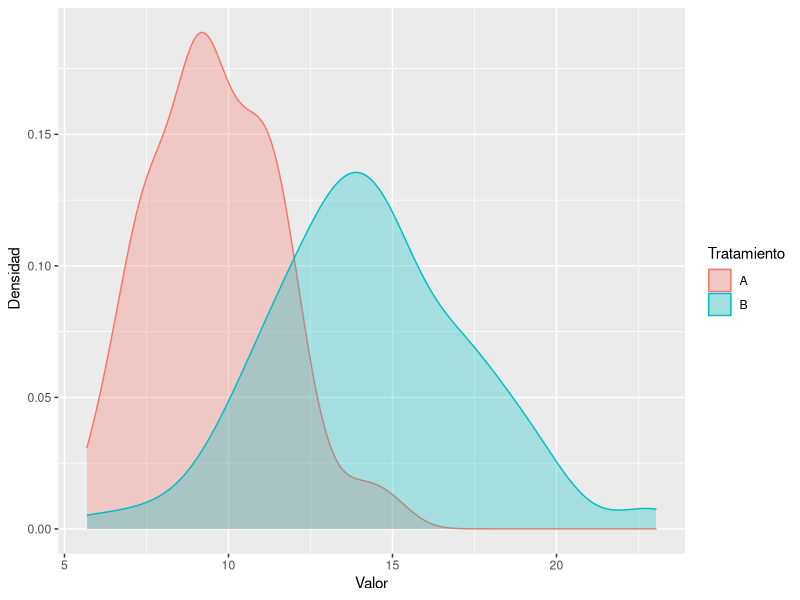
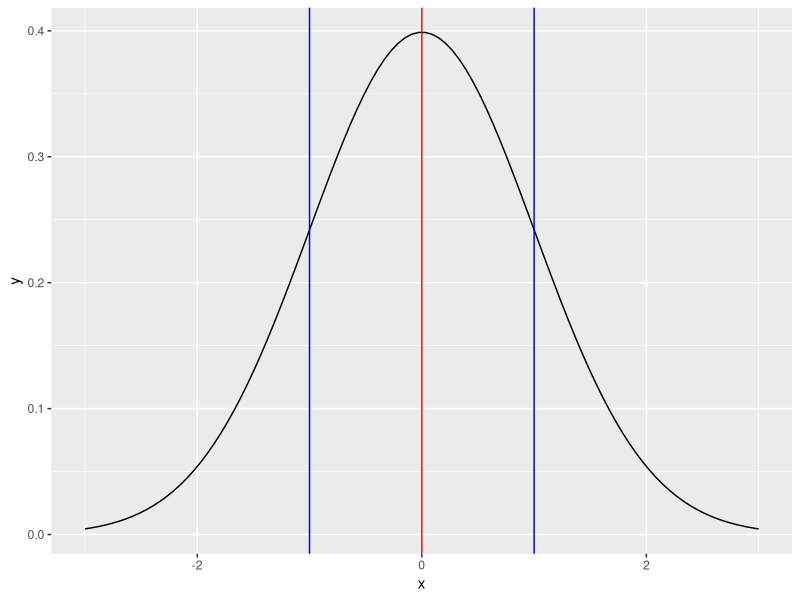

Write R code to recreate these figures, in order.
## ---- chunk 1
knitr::opts_chunk$set(echo = TRUE)
## ---- chunk 2
library(ggplot2)
df.1 <- data.frame(Tratamiento = rep(c("A", "B"), each = 100),
                   Valor = c(rnorm(100, 10, 2),
                             rnorm(100, 15, 3)))

ggplot(df.1) + geom_density(aes(Valor, fill = Tratamiento, colour = Tratamiento), alpha = 0.3) +
      labs(y = " Densidad")
## ---- chunk 3
library(ggplot2)
x <- seq(-3, 3, len = 100)
y <- dnorm(x, mean = 0, sd = 1)

vals <- data.frame(x = x, y = y)

ggplot(vals) + geom_line(aes(x = x, y = y)) +
      geom_vline(aes(xintercept= 0), colour = "red") +
      geom_vline(aes(xintercept=-1), colour = "blue") +
      geom_vline(aes(xintercept= 1), colour = "blue")
## ---- chunk 4
set.seed(123)
df <- data.frame(A = round(rnorm(30, 0, 2)),
                  B = round(rnorm(30, 1, 1)),
                  C = round(rnorm(30, 2, 4)),
                  D = round(rnorm(30, 3, 1)))
openxlsx::write.xlsx(df, "Datos-ejercicio-1.xlsx")

df.2 <- data.frame(A = round(rnorm(30, 1, 2), 2),
                  B = round(rnorm(30, 1, 1), 2),
                  C = round(rnorm(30, 1.5, 0.5), 2))
df.2l <- reshape2::melt(df.2)
names(df.2l) <- c("Tratamiento", "Valor")
openxlsx::write.xlsx(df.2l, "Datos-ejercicio-2.xlsx")
